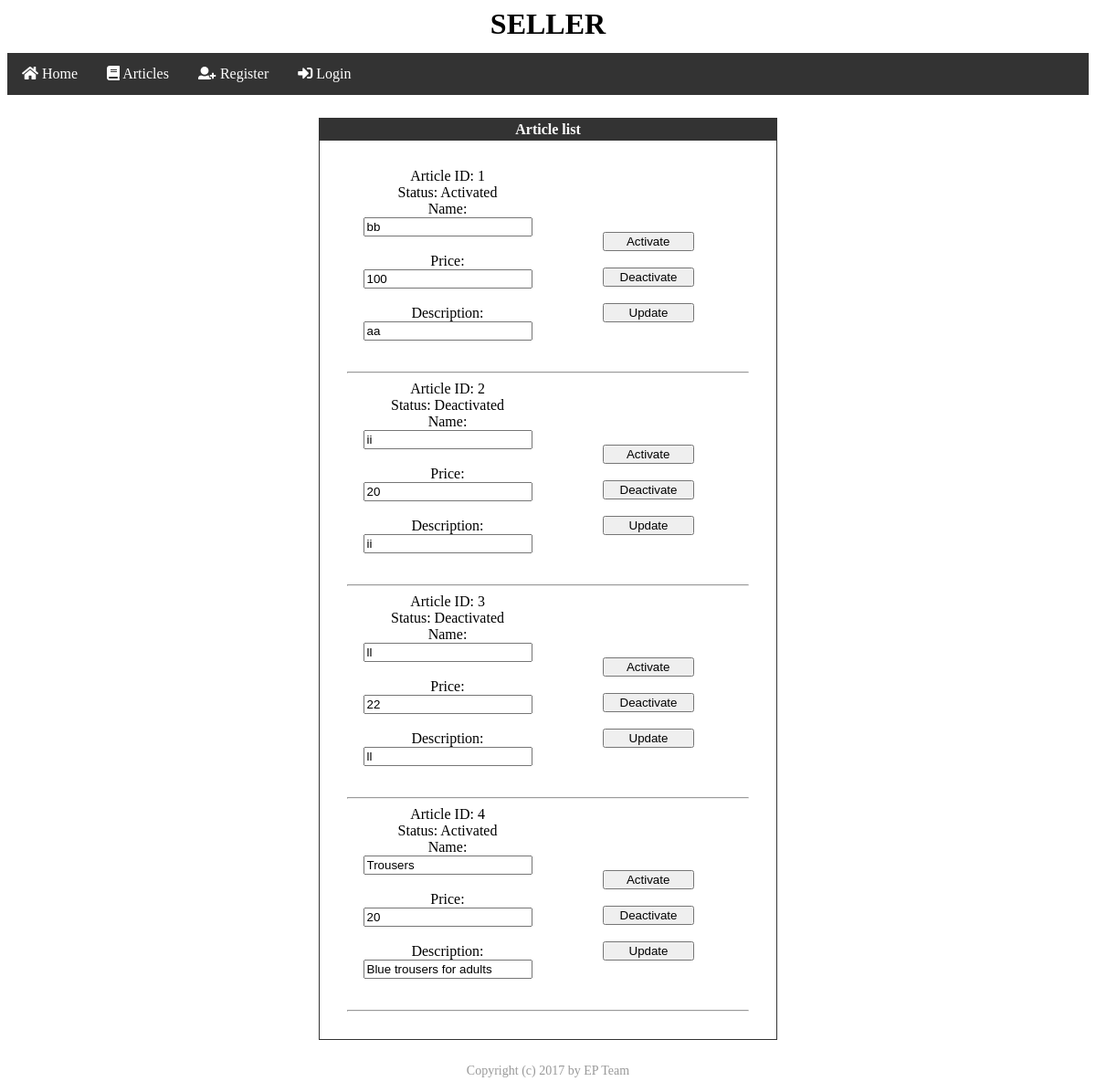
The app's page /verzija1/article_list.php, older data.
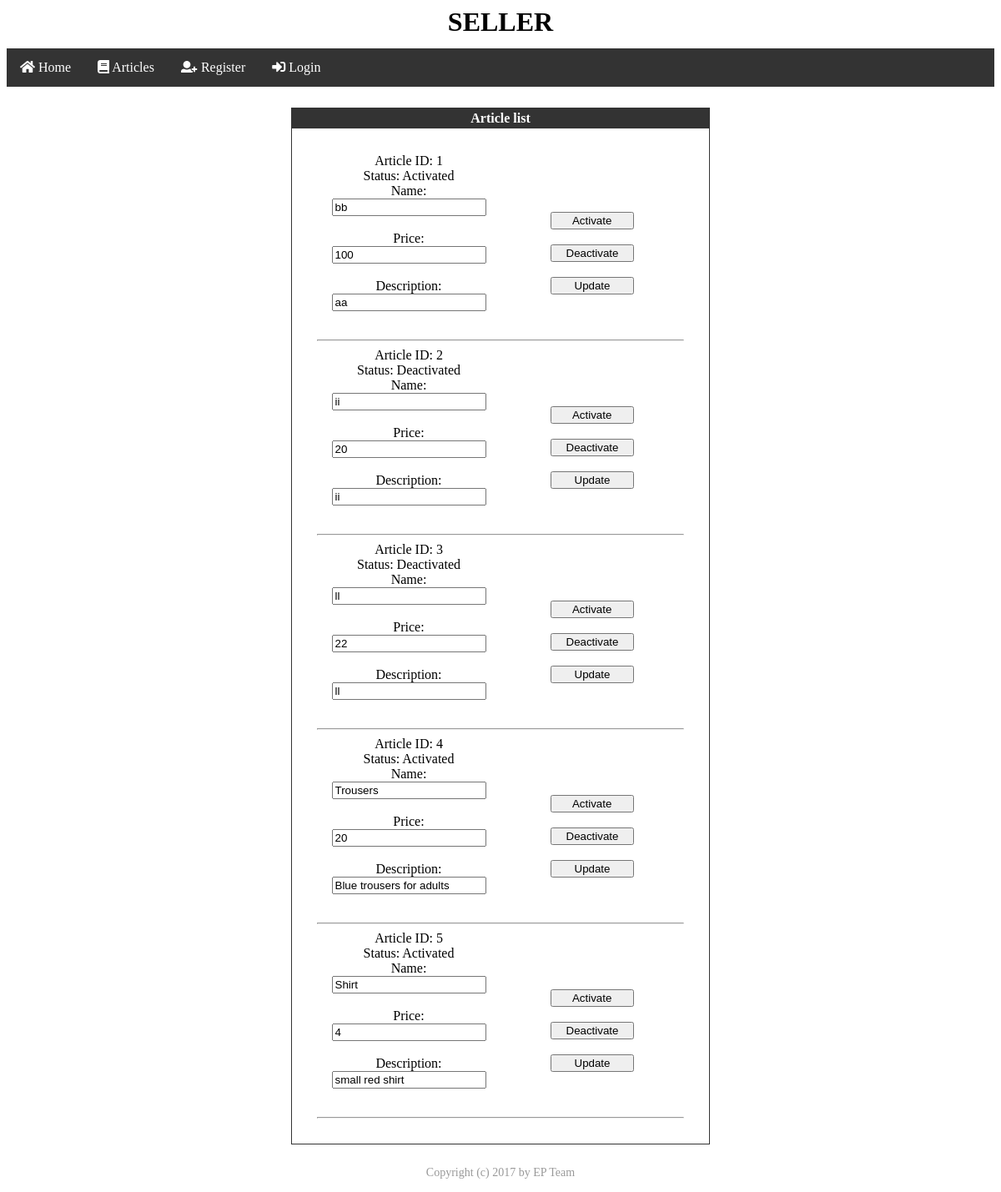
The same page, newer data.
### tables this page shows
CREATE TABLE `articles` (
  `id` int(11) NOT NULL AUTO_INCREMENT,
  `name` varchar(45) NOT NULL,
  `price` float NOT NULL,
  `description` varchar(220) DEFAULT NULL,
  `active` tinyint(4) DEFAULT '0',
  PRIMARY KEY (`id`)
);

### verzija1/database/DB_Engine.php (called while the page is built, shortened)
<?php
$host = "localhost";
$user = "root";
$password = "";
$schema = "spletna_trgovina";
$config = "mysql:host=" . $host
        . ";dbname=" . $schema;
$options = array(
    PDO::ATTR_ERRMODE => PDO::ERRMODE_EXCEPTION,
    PDO::ATTR_DEFAULT_FETCH_MODE => PDO::FETCH_ASSOC,
    PDO::ATTR_PERSISTENT => true,
    PDO::MYSQL_ATTR_INIT_COMMAND => 'SET NAMES utf8'
);
$db = new PDO($config, $user, $password, $options);
function fetchRows($query){
    global $db;
    return $db->query($query);
}
?>

### verzija1/article_list.php (the view, shortened to what this page needs)
<?php
include 'database/DB_Engine.php';
?>
<html>
<?php include 'templates/template_head.php'; ?>
<body>
<div class="title" id="title" style="height: 50px; text-align: center"><h1>SELLER</h1></div>
        <?php        include 'templates/template_navigation_bar.php'; ?>
<div class="context" id="context">
    <div class="article_list" id="article_list" align = "center">
        <div style = "width:500px; border: solid 1px #333333; margin: 25px; " align = "center">
            <div style = "background-color:#333333; color:#FFFFFF; padding:3px;"><b>Article list</b></div>
            <div style = "margin:30px">
                <?php
                       $rez = fetchRows("SELECT id, name, price, description, active FROM articles");
                ?>
                <?php foreach($rez as $row){ ?>
                <form action = "" method = "post">
                    <div class="row">
                        <div class="column">
                            <label>Article ID: <?php echo $row['id']; ?></label><br/>
                            <label>Status:
                                    <?php if($row['active']){
                                        echo "Activated";
                                    }else{
                                        echo "Deactivated";
                                    } ?>
                                <br/></label>
                            <label>Name:</label><br/>
                            <input type = "text" name = "name" class = "box" value="<?php echo $row['name'] ?>"/><br/><br/>
                            <label>Price:</label><br/>
                            <input type = "text" name = "price" class = "box" value="<?php echo $row['price'] ?>"/><br/><br/>
                            <label>Description:</label><br/>
                            <input type = "text" name = "desc" class = "box" value="<?php echo $row['description'] ?>" /><br/><br/>
                        </div>
                        <div class="column" style="margin-top: 70px;">
                            <input type = "submit" name="activate"    value = " Activate "    style="display: block; width: 100px;"/><br/>
                            <input type = "submit" name="deactivate"  value = " Deactivate "  style="display: block; width: 100px;"/><br/>
                            <input type = "submit" name="update"      value = " Update "      style="display: block; width: 100px;"/><br/>
                        </div>
                    </div>
                </form>
                <hr>
                <?php } ?>
            </div>
        </div>
    </div>
</div>
 <?php include 'templates/template_footer.php'; ?>
</body>
</html>

Row changes from the older to the newer data that the page shows:
added articles: id "5", active "Activated", name "Shirt", price "4", desc "small red shirt"
